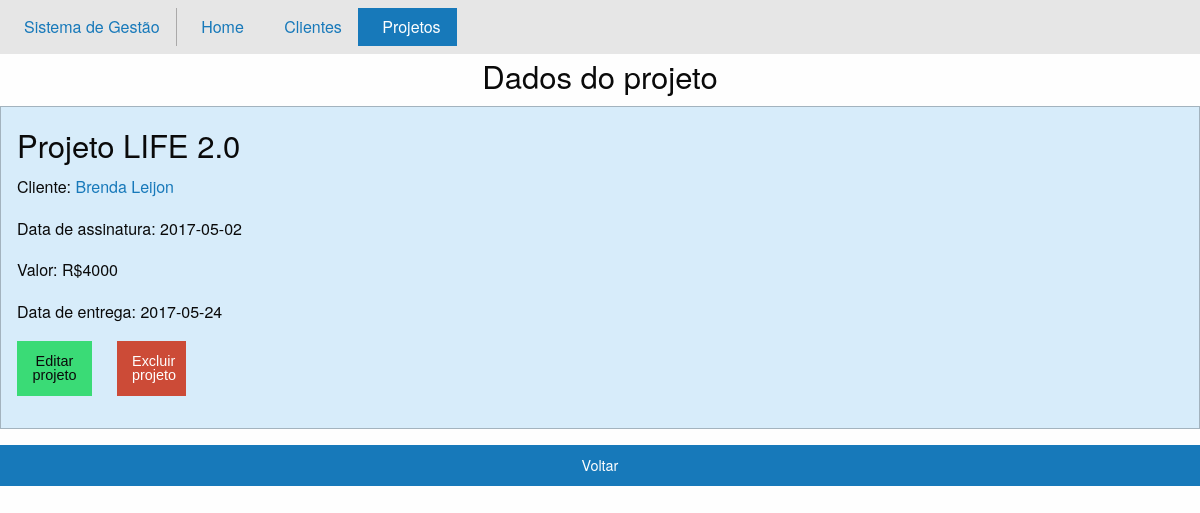
The page /Pj_novo/foundation/verprojeto.php?id=2 on the database its author committed.
### tables this page shows
CREATE TABLE `projeto` (
  `idprojeto` int(11) NOT NULL,
  `cliente_assoc` int(11) NOT NULL,
  `data_assinatura` date NOT NULL,
  `valor` int(10) UNSIGNED NOT NULL,
  `description` longtext,
  `data_entrega` date NOT NULL
);

### Pj_novo/foundation/verprojeto.php (the view, shortened to what this page needs)
<!doctype html>
<html class="no-js" lang="en">
  <head>
    <link rel="stylesheet" href="./css/foundation.css">
	<link href="https://cdnjs.cloudflare.com/ajax/libs/foundicons/3.0.0/foundation-icons.css" rel='stylesheet' type='text/css'>
	<?php
		include './connect.php';
	?>
	</head>
<body>
<header>
<div class="top-bar">
  <div class="top-bar-left">
    <ul class="menu">
      <li><a style="border-right: 1px solid #aaa9a9;" >Sistema de Gestão</a></li>
	  <li><a href="./index.php"> <i class="fi-home"></i> Home </a></li>
      <li><a href="./clientes.php"> <i class="fi-torsos-all"></i> Clientes</a>
      <li class="active"><a href="./projetos.php"> <i class="fi-page-copy"></i> Projetos</a></li>
    </ul>
  </div>
</div>
</header>
<div class = "row" align = "center">
	<h3>Dados do projeto</h3>
</div>
<div class="panel expanded callout primary">
			<?php
				$val = $_GET["id"];
				$result = mysqli_query($con," SELECT projeto.idprojeto, projeto.cliente_assoc, projeto.description, CONCAT_WS(\" \",cliente.first_name,cliente.last_name) AS `nome`, projeto.data_assinatura, projeto.valor, projeto.data_entrega FROM projeto INNER JOIN cliente ON projeto.cliente_assoc = cliente.idcliente WHERE projeto.idprojeto = $val ");
				while($row = mysqli_fetch_array($result))
				{
						echo "<div class ='row' align = left>";
						echo "<h3>" . $row['description'] . "</h3>";
						echo "<p>Cliente: <a href ='./vercliente.php?id=".$row['cliente_assoc']."'>" . $row['nome'] . "</a></p>";
						echo "<p>Data de assinatura: " . $row['data_assinatura'] . "</p>";
						echo "<p>Valor: R$". $row['valor'] . "</p>";
						echo "<p>Data de entrega: " . $row['data_entrega'] . "</p>";
						echo "<div class='row' align = 'left'>
						<form method='post' action='editaprojeto.php'>
							<input type='hidden' name='id' value=" .
								$row['idprojeto'] . ">
							</div>
						<div class ='row expanded '>
							<div class = 'medium-1 columns'><button type='submit' class='button success'>Editar projeto</button></div>
							<div class = 'medium-1 columns'><form method='post' action='excluiprojeto.php'>
								<input type='hidden' name='id' value='" . $row['idprojeto'] ."'/>
								<button type='submit' class='button alert expanded'>  Excluir projeto </button>
							</form></div>
						</form>
						<div class = 'medium-10 columns'></div>";
						echo "</div></div>";
				}
			?>
</div>
<a href ='./projetos.php' class = 'button expanded' width = 100%>Voltar</a>
</body>
</html>

### rows shown on the page
projeto: description "Projeto LIFE 2.0", nome "Brenda Leijon", data_assinatura "2017-05-02", valor "4000", data_entrega "2017-05-24"
